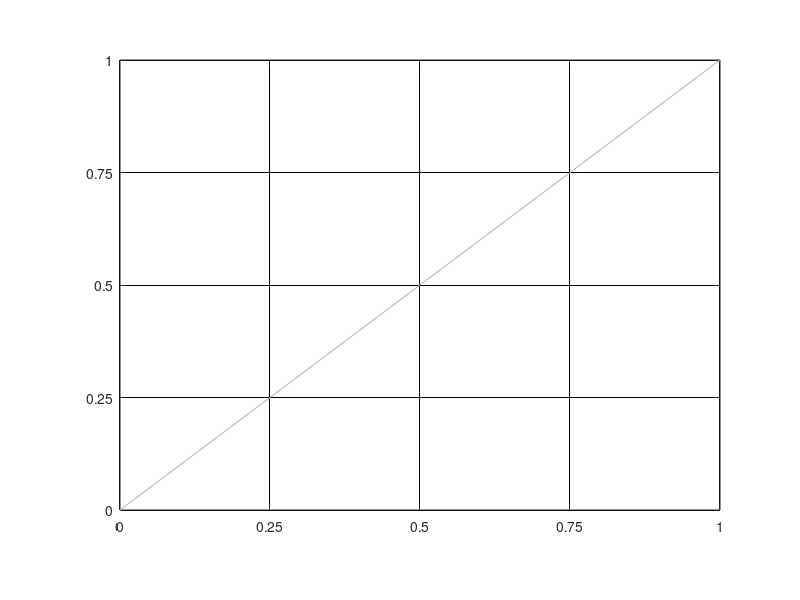

Source code (MATLAB): (Note: this script raises an error after producing the figure.)
%=============================================================================
% Copyright (c) 2016-present Allan CORNET (Nelson)
%=============================================================================
% This file is part of Nelson.
%=============================================================================
% LICENCE_BLOCK_BEGIN
% SPDX-License-Identifier: LGPL-3.0-or-later
% LICENCE_BLOCK_END
%=============================================================================
% <--WEIGHT 2-->
% <--ADV-CLI MODE-->
%=============================================================================
close all
%=============================================================================
f = figure('Visible', 'off', 'InnerPosition', [100 100 320 240], 'Color', [1 1 1]);
ax = axes('Parent', f, 'Position', [0.15 0.15 0.75 0.75]);
plot(ax, [0 1], [0 1], 'Color', [0.7 0.7 0.7]);
set(ax, 'XLim', [0 1], 'YLim', [0 1], 'XTick', 0:0.25:1, 'YTick', 0:0.25:1, ...
  'XGrid', 'on', 'YGrid', 'on', 'GridColor', [0 0 0], 'GridAlpha', 1, ...
  'GridLineStyle', '-');
ax.GridLineWidth = 0.5;
drawnow();
thinGridFrame = getframe(f).cdata;
ax.GridLineWidth = 6;
drawnow();
thickGridFrame = getframe(f).cdata;
asserts.isequal(ax.GridLineWidthMode, 'manual');
asserts.istrue(frame_delta(thinGridFrame, thickGridFrame) > 0);
close(f);
%=============================================================================
%=============================================================================
function assert_mode_switch(h, propertyName, modeName, value)
  set(h, modeName, 'auto');
  set(h, propertyName, value);
  asserts.isequal(get(h, modeName), 'manual');
end

%=============================================================================
function delta = frame_delta(a, b)
  delta = sum(abs(double(a(:)) - double(b(:))));
end
%=============================================================================
function frameSize = expectedFrameSize(f)
  position = f.Position;
  ratio = f.DevicePixelRatio;
  frameSize = [round(position(4) * ratio), round(position(3) * ratio), 3];
end
%=============================================================================
function [left, top, right, bottom] = axes_edges(frame, ax)
  imageHeight = size(frame, 1);
  imageWidth = size(frame, 2);
  position = ax.Position;
  left = max(3, round(position(1) * imageWidth));
  right = min(imageWidth - 2, round((position(1) + position(3)) * imageWidth));
  top = max(3, round((1 - position(2) - position(4)) * imageHeight));
  bottom = min(imageHeight - 2, round((1 - position(2)) * imageHeight));
end
%=============================================================================
function ratio = dark_ratio(region)
  dark = region(:, :, 1) < 180 & region(:, :, 2) < 180 & region(:, :, 3) < 180;
  ratio = sum(dark(:)) / numel(dark);
end
%=============================================================================
function len = bottom_tick_length(frame, ax, direction)
  [left, ~, right, bottom] = axes_edges(frame, ax);
  x = round((left + right) / 2);
  len = 0;
  started = false;
  if strcmp(direction, 'in')
    rows = (bottom - 1):-1:1;
  else
    rows = (bottom + 1):size(frame, 1);
  end
  for y = rows
    region = frame(y, x - 1:x + 1, :);
    hit = dark_ratio(region) > 0;
    if hit
      len = len + 1;
      started = true;
    elseif started
      return;
    end
  end
end
%=============================================================================
function count = tick_label_dark_pixel_count(frame, ax)
  [left, top, ~, bottom] = axes_edges(frame, ax);
  dark = frame(:, :, 1) < 180 & frame(:, :, 2) < 180 & frame(:, :, 3) < 180;
  dark(max(1, bottom - 2):min(size(frame, 1), bottom + 2), :) = false;
  dark(:, max(1, left - 2):min(size(frame, 2), left + 2)) = false;
  labelMask = false(size(dark));
  labelMask(max(1, top - 30):min(size(frame, 1), bottom + 30), :) = true;
  count = sum(dark(:) & labelMask(:));
end
%=============================================================================
